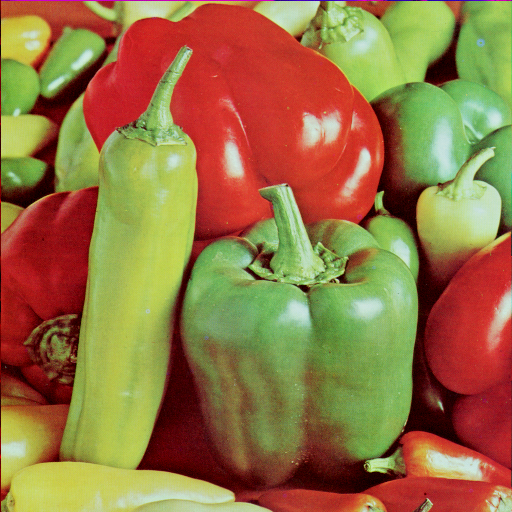
#> input picture cvdir/img/pepper.bmp, 512 x 512 px
$ jupyter execute colorq.ipynb
#> lines starting #> are read from the running program, lines starting #| are printed output that depends on the picture; after the words box and inside, x2 and y2 are one past the last pixel; in counts of white or black regions, pixels touching at a corner belong together
[cell 1]
import sys
import numpy as np
import cv2

[cell 2]
src = cv2.imread('./img/pepper.bmp', cv2.IMREAD_COLOR)
#> src is the input picture: shape (512, 512, 3); mean B, G, R 66.5, 115.6, 149.8

[cell 3]
src_ycrcb = cv2.cvtColor(src, cv2.COLOR_BGR2YCrCb)
#> src_ycrcb: shape (512, 512, 3); mean of channels 0, 1, 2 120.2, 149.1, 97.7

[cell 4]
ycrcb_planes = cv2.split(src_ycrcb)

[cell 5]
ycrcb_planes

[cell 6]
y = ycrcb_planes[0]
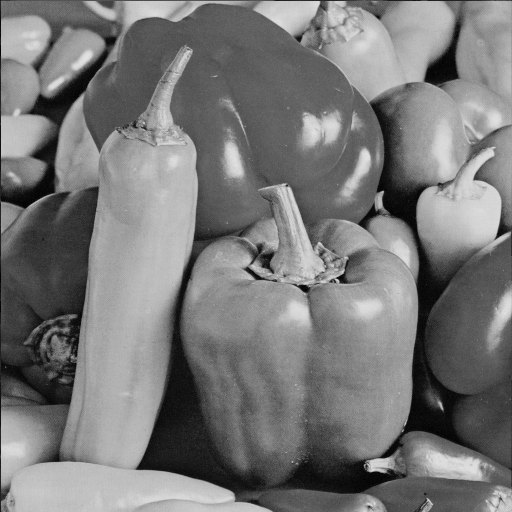
#> y: shape (512, 512); min 0, max 228, mean 120.2

[cell 7]
y.shape
#> Out = (512, 512)

[cell 8]
y = cv2.equalizeHist(ycrcb_planes[0])
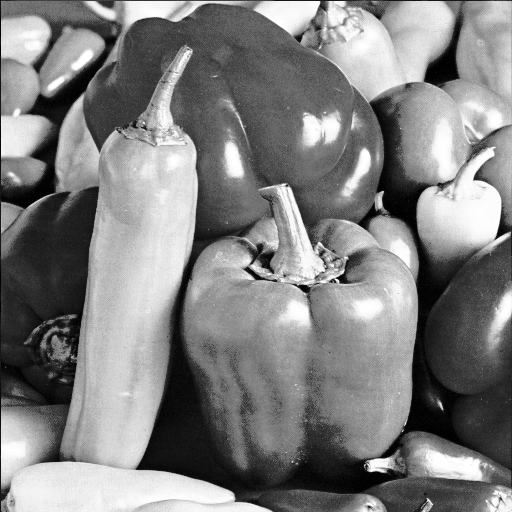
#> y: shape (512, 512); min 0, max 255, mean 128.2

[cell 9]
dst_ycrcb = cv2.merge([y, ycrcb_planes[1], ycrcb_planes[2]])
#> dst_ycrcb: shape (512, 512, 3); mean of channels 0, 1, 2 128.2, 149.1, 97.7

[cell 10]
dst_ycrcb

[cell 11]
dst = cv2.cvtColor(dst_ycrcb, cv2.COLOR_YCrCb2BGR)
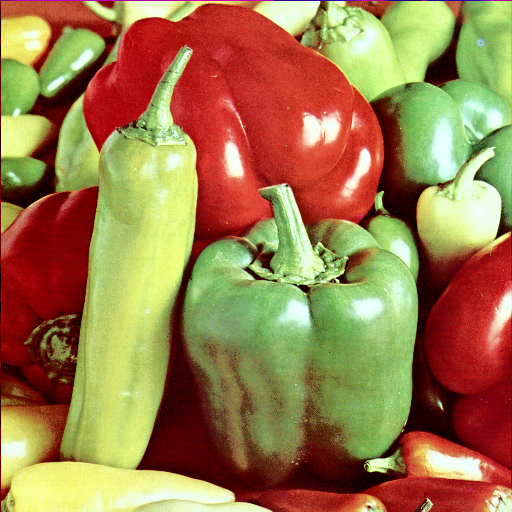
#> dst: shape (512, 512, 3); mean B, G, R 75.2, 124.1, 157.8

[cell 12]
cv2.imshow('src', src)
cv2.imshow('dst', dst)
cv2.waitKey()
cv2.destroyAllWindows()

[cell 13]
import numpy as np
import cv2

[cell 14]
# Calculate CrCb histogram from a reference image

ref = cv2.imread('./img/ref.png', cv2.IMREAD_COLOR)
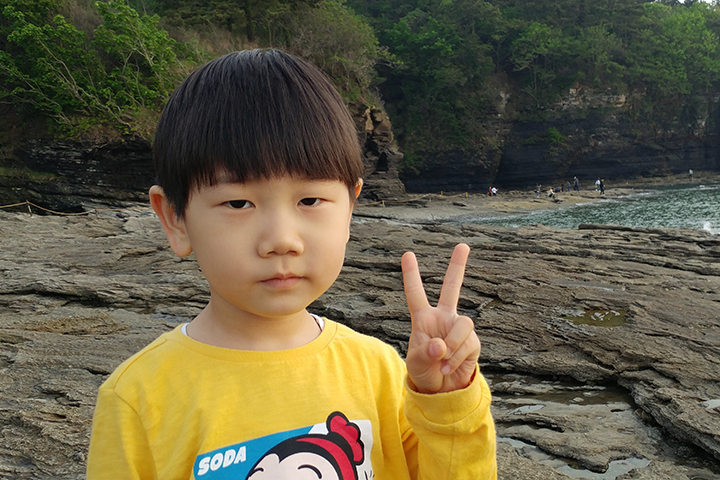
#> input picture cvdir/img/ref.png, 720 x 480 px
#> ref is the input picture: shape (480, 720, 3); mean B, G, R 67.8, 93.2, 100.5
mask = cv2.imread('./img/mask.bmp', cv2.IMREAD_GRAYSCALE)
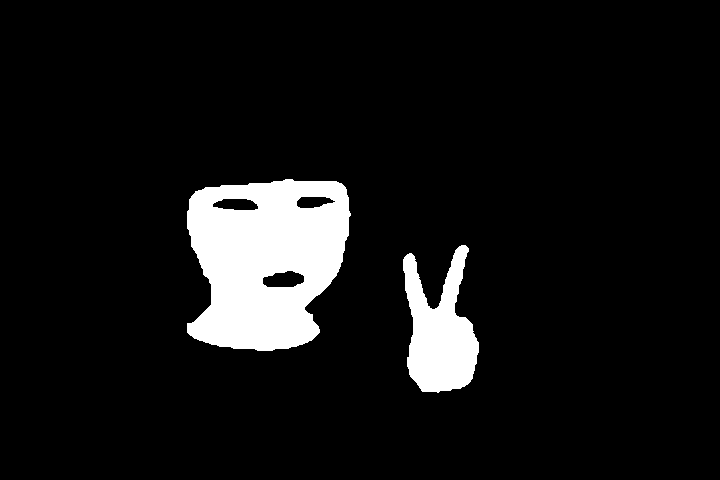
#> input picture cvdir/img/mask.bmp, 720 x 480 px
#> mask: shape (480, 720); 8.1% white; 2 white regions, box (x1, y1, x2, y2) and area: (187, 179, 351, 351) 21231, (403, 245, 479, 393) 6784
ref_ycrcb = cv2.cvtColor(ref, cv2.COLOR_BGR2YCrCb)
#> ref_ycrcb: shape (480, 720, 3); mean of channels 0, 1, 2 92.5, 133.7, 114

[cell 15]
print(ref.shape, mask.shape)
#| (480, 720, 3) (480, 720)

[cell 16]
mask

[cell 17]
channels = [1, 2]
cr_bins = 128
cb_bins = 128
histSize = [cr_bins, cb_bins]
cr_range = [0, 256]
cb_range = [0, 256]
ranges = cr_range + cb_range

[cell 18]
hist = cv2.calcHist([ref_ycrcb], channels, mask, histSize, ranges)

[cell 19]
type(hist)

[cell 20]
# Apply histogram backprojection to an input image

src = cv2.imread('./img/kids.png', cv2.IMREAD_COLOR)
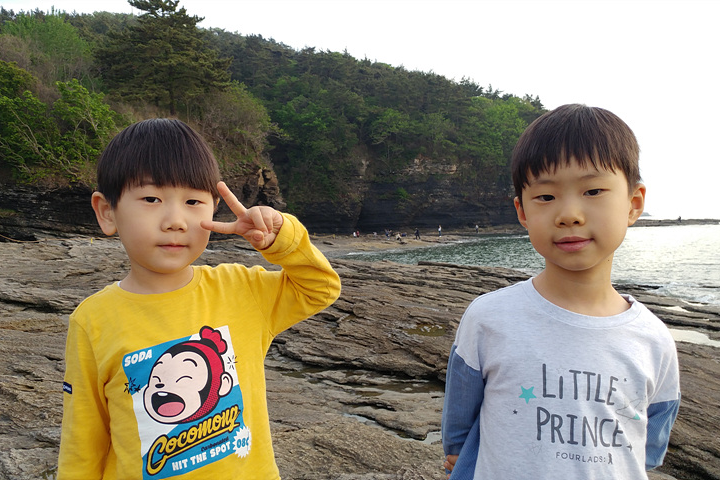
#> input picture cvdir/img/kids.png, 720 x 480 px
#> src is the input picture: shape (480, 720, 3); mean B, G, R 116.2, 133.8, 140.6
src_ycrcb = cv2.cvtColor(src, cv2.COLOR_BGR2YCrCb)
#> src_ycrcb: shape (480, 720, 3); mean of channels 0, 1, 2 133.8, 132.9, 118.1

backproj = cv2.calcBackProject([src_ycrcb], channels, hist, ranges, 1)

[cell 21]
cv2.imshow('src', src)
cv2.imshow('backproj', backproj)
cv2.waitKey()
cv2.destroyAllWindows()

### practice

[cell 22]
import numpy as np
import cv2

[cell 23]
ref = cv2.imread('./img/pcb.jpg', cv2.IMREAD_COLOR)
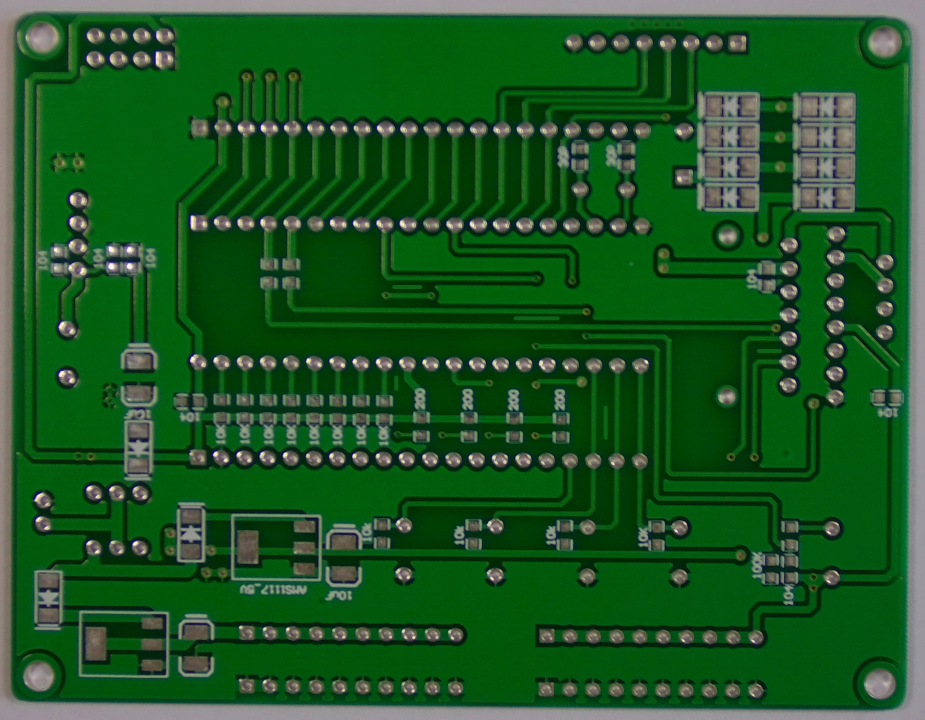
#> input picture cvdir/img/pcb.jpg, 2775 x 2159 px (shown at 1/3 size)
#> ref is the input picture: shape (2159, 2775, 3); mean B, G, R 35.4, 87.2, 27.9
ref_ycrcb = cv2.cvtColor(ref, cv2.COLOR_BGR2YCrCb)
#> ref_ycrcb: shape (2159, 2775, 3); mean of channels 0, 1, 2 63.5, 102.5, 112.1

[cell 24]
channels = [1, 2]
cr_bins = 128
cb_bins = 128
histSize = [cr_bins, cb_bins]
cr_range = [0, 256]
cb_range = [0, 256]
ranges = cr_range + cb_range

[cell 25]
ref.shape
#> Out = (2159, 2775, 3)

[cell 26]
ref.shape[0:2]
#> Out = (2159, 2775)

[cell 27]
mask = np.zeros(ref.shape[0:2])

[cell 28]
# 타입 변경 필수
mask = mask.astype(np.uint8)

[cell 29]
mask[200:400, 200:400] = 255

[cell 30]
cv2.imshow('mask', mask)
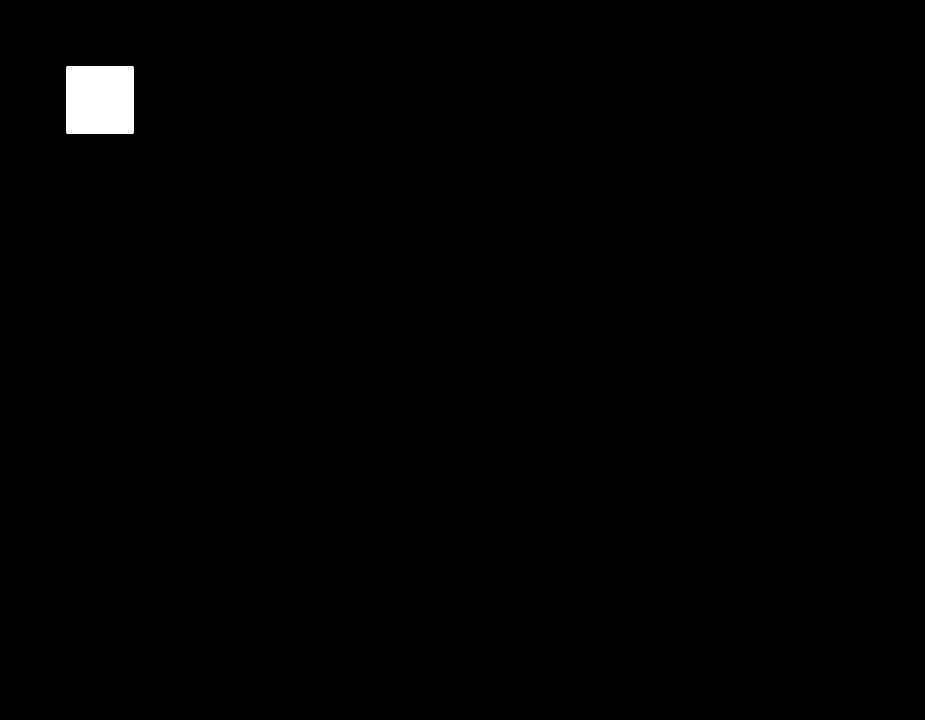
#> window 'mask': shape (2159, 2775) (shown at 1/3 size); 0.67% white; 1 white region, box (x1, y1, x2, y2) and area: (200, 200, 400, 400) 40000
cv2.waitKey()
cv2.destroyAllWindows()

[cell 31]
hist = cv2.calcHist([ref_ycrcb], channels, mask, histSize, ranges)

[cell 32]
cv2.imshow('hist', hist)
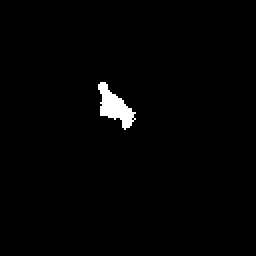
#> window 'hist': shape (128, 128) (shown 2 times larger); 1.3% white; 1 white region, box (x1, y1, x2, y2) and area: (49, 41, 68, 65) 212
cv2.waitKey()
cv2.destroyAllWindows()

[cell 33]
# Apply histogram backprojection to an input image

src = cv2.imread('./img/pcb.jpg', cv2.IMREAD_COLOR)
src_ycrcb = cv2.cvtColor(src, cv2.COLOR_BGR2YCrCb)

backproj = cv2.calcBackProject([src_ycrcb], channels, hist, ranges, 1)
#> backproj: shape (2159, 2775)

[cell 34]
src = cv2.resize(src, (800, 600))
#> src: shape (600, 800, 3)
backproj = cv2.resize(backproj, (800, 600))
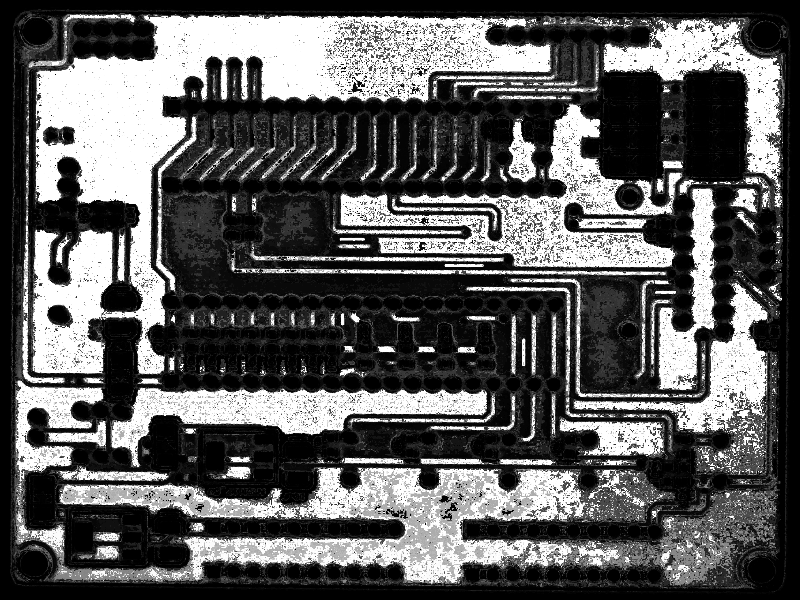
#> backproj: shape (600, 800); min 0, max 255, mean 92.1
